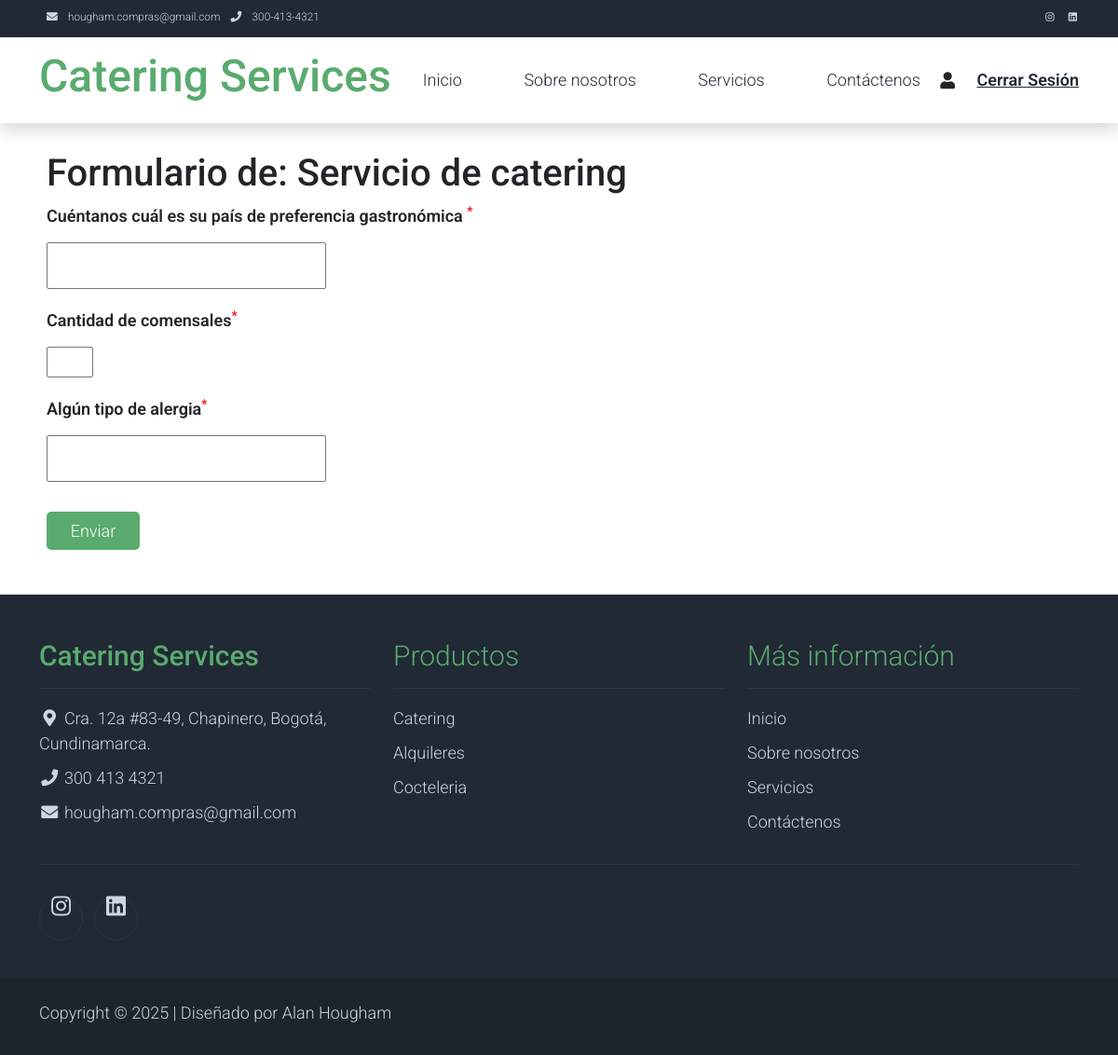
Screenshot of /formviewer.php?form=1 (signed in) with the database file from the repository.
### tables this page shows
CREATE TABLE IF NOT EXISTS `formularios` (
  `Id_Formulario` int NOT NULL AUTO_INCREMENT,
  `Id_TipoUsuario` int NOT NULL,
  `Desc_Formulario` varchar(255) NOT NULL,
  PRIMARY KEY (`Id_Formulario`),
  KEY `Id_TipoUsuario` (`Id_TipoUsuario`)
);

CREATE TABLE IF NOT EXISTS `preguntas_formularios` (
  `Id_Pregunta` int NOT NULL AUTO_INCREMENT,
  `Id_Formulario` int NOT NULL,
  `Id_Usuario` int NOT NULL,
  `Desc_TipoDato` varchar(50) NOT NULL,
  `Desc_Pregunta` varchar(255) NOT NULL,
  `Cb_EsRequerida` tinyint(1) DEFAULT '0',
  `Cb_EsHabilitada` tinyint(1) DEFAULT '1',
  `Fecha_Pregunta` timestamp NULL DEFAULT CURRENT_TIMESTAMP,
  PRIMARY KEY (`Id_Pregunta`),
  KEY `Id_Formulario` (`Id_Formulario`),
  KEY `Id_Usuario` (`Id_Usuario`)
);

### formviewer.php (the view, shortened to what this page needs)
<?php
include 'header.php';
$servername = "localhost";
$username = "root";
$password = "";
$dbname = "cateringdb";
$conn = new mysqli($servername, $username, $password, $dbname);
$Id_Formulario= intval($_GET["form"]);
$sql = "SELECT Desc_Formulario, Id_Formulario FROM Formularios WHERE Id_Formulario = $Id_Formulario ";
        $result = $conn->query($sql);
        $form_data = $result->fetch_assoc();
        $formtitle = $form_data["Desc_Formulario"];
		$formId = $form_data["Id_Formulario"];
echo "<div class=\"main-container\">
        <h1>Formulario de: $formtitle</h1>
";
$sql = "SELECT Desc_TipoDato, Desc_Pregunta, Cb_EsRequerida FROM Preguntas_Formularios WHERE Id_Formulario = $formId and Cb_EsHabilitada=1 ORDER BY Id_Pregunta ASC";
$result = $conn->query($sql);
if ($result->num_rows > 0) {
    echo '<form action="formviewerhandler.php" method="post">';
    while ($row = $result->fetch_assoc()) {
        $Desc_TipoDato = $row['Desc_TipoDato'];
        $Desc_Pregunta = $row['Desc_Pregunta'];
        $Cb_EsRequerida = $row['Cb_EsRequerida'] ? "required" : "";
        $isRequiredSign = $Cb_EsRequerida == "required" ? "<sup style=\"color: red;\">*</sup>" : "";
        echo '<div>';
        echo '<label class="form-question" for="' . $Desc_Pregunta . '">' . $Desc_Pregunta . $isRequiredSign . '</label>';
        echo '<input type="' . $Desc_TipoDato . '" name="' . $Desc_Pregunta . '" id="' . $Desc_Pregunta . '" ' . $Cb_EsRequerida . '>';
        echo '</div>';
    }
    echo '<input type="submit" class="add-send-btn" value="Enviar">';
    echo '</form>';
} else {
    echo "No se han encontrado preguntas de este formulario.";
}
echo "</div>";
include 'footer.php';
?>

### css/cateringservices_styles.css (style rules this page uses)
body, ul, li, p, a, label, input, div { font-family: 'Roboto', sans-serif; font-size: 18px !important; font-weight: 300 !important; }
.main-container { padding-left: 50px; padding-top: 30px; padding-bottom: 30px; background-color: white; }
.form-question { font-weight: 600 !important; }
.add-send-btn { display: inline-block; margin-top: 12px; background-color: #59ab6e !important; ; color: white !important; font-family: Roboto, sans-serif; font-size: 18px !important; padding-top: 7px; padding-bottom: 7px; padding-left: 15px; padding-right: 15px; border-radius: 5px; border: none; cursor: pointer; text-decoration: none; text-align: center; }

### formviewer.php (style rules this page uses)
form { display: flex; flex-direction: column; row-gap: 20px; }
form>div { display: flex; flex-direction: column; row-gap: 15px; }
input[type="text"] { width: 300px; height: 50px; padding: 10px; }
input[type="number"] { width: 50px; }
input[type="submit"] { width: 100px; }
label { font-size: 20px; font-weight: 600; font-family: Roboto, sans-serif; }

### rows the page displays
formularios: Desc_Formulario "Servicio de catering"
preguntas_formularios: Desc_Pregunta "Cuéntanos cuál es su país de preferencia gastronómica"
preguntas_formularios: Desc_Pregunta "Cantidad de comensales"
preguntas_formularios: Desc_Pregunta "Algún tipo de alergia"
